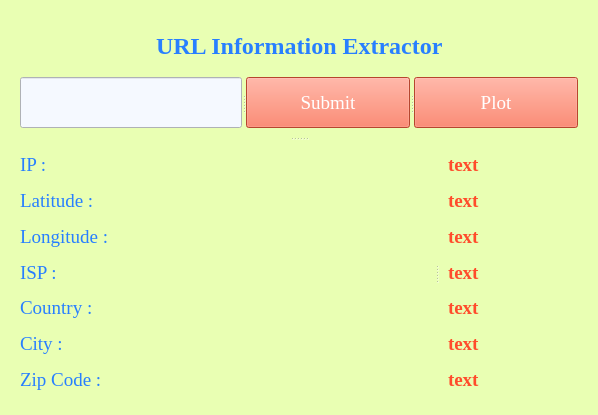
<?xml version="1.0" encoding="UTF-8"?>
<ui version="4.0">
 <class>Window</class>
 <widget class="QWidget" name="Window">
  <property name="geometry">
   <rect>
    <x>0</x>
    <y>0</y>
    <width>598</width>
    <height>415</height>
   </rect>
  </property>
  <property name="windowTitle">
   <string>URL Extractor</string>
  </property>
  <property name="styleSheet">
   <string notr="true">QWidget{

background-color: rgb(233, 255, 179);

}</string>
  </property>
  <layout class="QGridLayout" name="gridLayout">
   <item row="0" column="0">
    <widget class="QSplitter" name="splitter_3">
     <property name="orientation">
      <enum>Qt::Vertical</enum>
     </property>
     <widget class="QFrame" name="Form">
      <layout class="QVBoxLayout" name="verticalLayout_3">
       <item>
        <widget class="QWidget" name="" native="true">
         <layout class="QHBoxLayout" name="horizontalLayout">
          <item>
           <spacer name="horizontalSpacer">
            <property name="orientation">
             <enum>Qt::Horizontal</enum>
            </property>
            <property name="sizeHint" stdset="0">
             <size>
              <width>40</width>
              <height>20</height>
             </size>
            </property>
           </spacer>
          </item>
          <item>
           <widget class="QLabel" name="label">
            <property name="font">
             <font>
              <family>Times New Roman</family>
              <pointsize>18</pointsize>
              <weight>75</weight>
              <bold>true</bold>
             </font>
            </property>
            <property name="styleSheet">
             <string notr="true">color:rgb(40, 127, 255)</string>
            </property>
            <property name="text">
             <string>URL Information Extractor</string>
            </property>
           </widget>
          </item>
          <item>
           <spacer name="horizontalSpacer_2">
            <property name="orientation">
             <enum>Qt::Horizontal</enum>
            </property>
            <property name="sizeHint" stdset="0">
             <size>
              <width>40</width>
              <height>20</height>
             </size>
            </property>
           </spacer>
          </item>
         </layout>
        </widget>
       </item>
       <item>
        <widget class="QSplitter" name="splitter_2">
         <property name="orientation">
          <enum>Qt::Horizontal</enum>
         </property>
         <widget class="QLineEdit" name="lineEdit">
          <property name="font">
           <font>
            <family>Times New Roman</family>
           </font>
          </property>
          <property name="styleSheet">
           <string notr="true">QLineEdit{
	
	background-color: rgb(245, 249, 255);

}</string>
          </property>
         </widget>
         <widget class="QPushButton" name="pushButton">
          <property name="sizePolicy">
           <sizepolicy hsizetype="Expanding" vsizetype="Fixed">
            <horstretch>0</horstretch>
            <verstretch>0</verstretch>
           </sizepolicy>
          </property>
          <property name="font">
           <font>
            <family>Times New Roman</family>
            <pointsize>14</pointsize>
           </font>
          </property>
          <property name="styleSheet">
           <string notr="true">background-color: rgb(255, 98, 64);
color: rgb(255, 255, 255);</string>
          </property>
          <property name="text">
           <string>Submit</string>
          </property>
         </widget>
         <widget class="QPushButton" name="pushButton_2">
          <property name="font">
           <font>
            <family>Times New Roman</family>
            <pointsize>14</pointsize>
           </font>
          </property>
          <property name="styleSheet">
           <string notr="true">background-color: rgb(255, 98, 64);
color: rgb(255, 255, 255);</string>
          </property>
          <property name="text">
           <string>Plot</string>
          </property>
         </widget>
        </widget>
       </item>
      </layout>
     </widget>
     <widget class="QSplitter" name="splitter">
      <property name="orientation">
       <enum>Qt::Horizontal</enum>
      </property>
      <widget class="QFrame" name="frame">
       <property name="styleSheet">
        <string>QLabel{

color: &quot;rgb(32, 174, 255)&quot;

}</string>
       </property>
       <layout class="QVBoxLayout" name="verticalLayout">
        <item>
         <widget class="QLabel" name="label_2">
          <property name="minimumSize">
           <size>
            <width>125</width>
            <height>0</height>
           </size>
          </property>
          <property name="font">
           <font>
            <family>Times New Roman</family>
            <pointsize>14</pointsize>
           </font>
          </property>
          <property name="styleSheet">
           <string notr="true">QLabel{

color:rgb(40, 127, 255)

}</string>
          </property>
          <property name="text">
           <string>IP :</string>
          </property>
         </widget>
        </item>
        <item>
         <widget class="QLabel" name="label_3">
          <property name="minimumSize">
           <size>
            <width>125</width>
            <height>0</height>
           </size>
          </property>
          <property name="font">
           <font>
            <family>Times New Roman</family>
            <pointsize>14</pointsize>
           </font>
          </property>
          <property name="styleSheet">
           <string notr="true">QLabel{

color:rgb(40, 127, 255)

}</string>
          </property>
          <property name="text">
           <string>Latitude :</string>
          </property>
         </widget>
        </item>
        <item>
         <widget class="QLabel" name="label_5">
          <property name="minimumSize">
           <size>
            <width>125</width>
            <height>0</height>
           </size>
          </property>
          <property name="font">
           <font>
            <family>Times New Roman</family>
            <pointsize>14</pointsize>
           </font>
          </property>
          <property name="styleSheet">
           <string notr="true">QLabel{

color:rgb(40, 127, 255)

}</string>
          </property>
          <property name="text">
           <string>Longitude :</string>
          </property>
         </widget>
        </item>
        <item>
         <widget class="QLabel" name="label_4">
          <property name="minimumSize">
           <size>
            <width>125</width>
            <height>0</height>
           </size>
          </property>
          <property name="font">
           <font>
            <family>Times New Roman</family>
            <pointsize>14</pointsize>
           </font>
          </property>
          <property name="styleSheet">
           <string notr="true">QLabel{

color:rgb(40, 127, 255)

}</string>
          </property>
          <property name="text">
           <string>ISP :</string>
          </property>
         </widget>
        </item>
        <item>
         <widget class="QLabel" name="label_7">
          <property name="minimumSize">
           <size>
            <width>125</width>
            <height>0</height>
           </size>
          </property>
          <property name="font">
           <font>
            <family>Times New Roman</family>
            <pointsize>14</pointsize>
           </font>
          </property>
          <property name="styleSheet">
           <string notr="true">QLabel{

color:rgb(40, 127, 255)

}</string>
          </property>
          <property name="text">
           <string>Country :</string>
          </property>
         </widget>
        </item>
        <item>
         <widget class="QLabel" name="label_6">
          <property name="minimumSize">
           <size>
            <width>125</width>
            <height>0</height>
           </size>
          </property>
          <property name="font">
           <font>
            <family>Times New Roman</family>
            <pointsize>14</pointsize>
           </font>
          </property>
          <property name="styleSheet">
           <string notr="true">QLabel{

color:rgb(40, 127, 255)

}</string>
          </property>
          <property name="text">
           <string>City :</string>
          </property>
         </widget>
        </item>
        <item>
         <widget class="QLabel" name="label_8">
          <property name="minimumSize">
           <size>
            <width>125</width>
            <height>0</height>
           </size>
          </property>
          <property name="font">
           <font>
            <family>Times New Roman</family>
            <pointsize>14</pointsize>
           </font>
          </property>
          <property name="styleSheet">
           <string notr="true">QLabel{

color:rgb(40, 127, 255)

}</string>
          </property>
          <property name="text">
           <string>Zip Code : </string>
          </property>
         </widget>
        </item>
       </layout>
      </widget>
      <widget class="QFrame" name="frame">
       <property name="styleSheet">
        <string notr="true">QLabel{

	color: rgb(255, 76, 43)

}</string>
       </property>
       <layout class="QVBoxLayout" name="verticalLayout_2">
        <item>
         <widget class="QLabel" name="label_9">
          <property name="font">
           <font>
            <family>Times New Roman</family>
            <pointsize>14</pointsize>
            <weight>75</weight>
            <bold>true</bold>
           </font>
          </property>
          <property name="styleSheet">
           <string notr="true">QLabel{

	color: rgb(255, 76, 43)

}</string>
          </property>
          <property name="text">
           <string>text</string>
          </property>
         </widget>
        </item>
        <item>
         <widget class="QLabel" name="label_10">
          <property name="font">
           <font>
            <family>Times New Roman</family>
            <pointsize>14</pointsize>
            <weight>75</weight>
            <bold>true</bold>
           </font>
          </property>
          <property name="styleSheet">
           <string notr="true">QLabel{

	color: rgb(255, 76, 43)

}</string>
          </property>
          <property name="text">
           <string>text</string>
          </property>
         </widget>
        </item>
        <item>
         <widget class="QLabel" name="label_11">
          <property name="font">
           <font>
            <family>Times New Roman</family>
            <pointsize>14</pointsize>
            <weight>75</weight>
            <bold>true</bold>
           </font>
          </property>
          <property name="styleSheet">
           <string notr="true">QLabel{

	color: rgb(255, 76, 43)

}</string>
          </property>
          <property name="text">
           <string>text</string>
          </property>
         </widget>
        </item>
        <item>
         <widget class="QLabel" name="label_12">
          <property name="font">
           <font>
            <family>Times New Roman</family>
            <pointsize>14</pointsize>
            <weight>75</weight>
            <bold>true</bold>
           </font>
          </property>
          <property name="styleSheet">
           <string notr="true">QLabel{

	color: rgb(255, 76, 43)

}</string>
          </property>
          <property name="text">
           <string>text</string>
          </property>
         </widget>
        </item>
        <item>
         <widget class="QLabel" name="label_13">
          <property name="font">
           <font>
            <family>Times New Roman</family>
            <pointsize>14</pointsize>
            <weight>75</weight>
            <bold>true</bold>
           </font>
          </property>
          <property name="styleSheet">
           <string notr="true">QLabel{

	color: rgb(255, 76, 43)

}</string>
          </property>
          <property name="text">
           <string>text</string>
          </property>
         </widget>
        </item>
        <item>
         <widget class="QLabel" name="label_14">
          <property name="font">
           <font>
            <family>Times New Roman</family>
            <pointsize>14</pointsize>
            <weight>75</weight>
            <bold>true</bold>
           </font>
          </property>
          <property name="styleSheet">
           <string notr="true">QLabel{

	color: rgb(255, 76, 43)

}</string>
          </property>
          <property name="text">
           <string>text</string>
          </property>
         </widget>
        </item>
        <item>
         <widget class="QLabel" name="label_15">
          <property name="font">
           <font>
            <family>Times New Roman</family>
            <pointsize>14</pointsize>
            <weight>75</weight>
            <bold>true</bold>
           </font>
          </property>
          <property name="styleSheet">
           <string notr="true">QLabel{

	color: rgb(255, 76, 43)

}</string>
          </property>
          <property name="text">
           <string>text</string>
          </property>
         </widget>
        </item>
       </layout>
      </widget>
     </widget>
    </widget>
   </item>
  </layout>
 </widget>
 <resources/>
 <connections/>
</ui>
